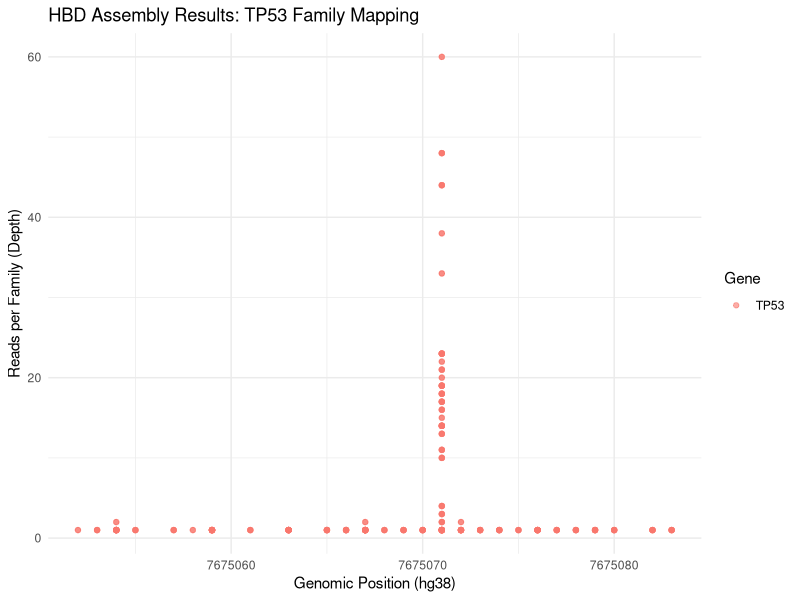
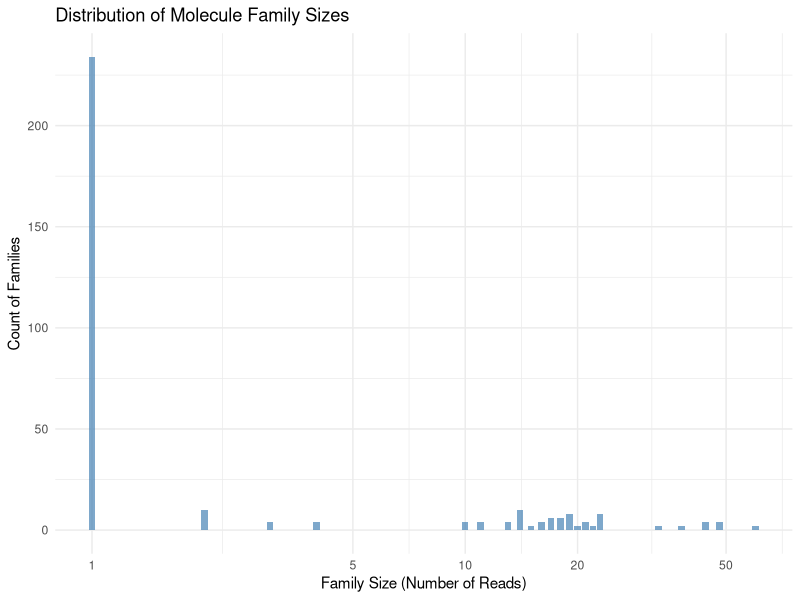

Source code (R) for these figures, in order:
# 04_visualize.R
library(ggplot2)
library(dplyr)

# 读取HBD组装结果
df <- read.csv("hbd_final_assembly_report.csv")

# 绘制散点图：展示每个家族的坐标位置与丰度
p1 <- ggplot(df, aes(x=Pos, y=ReadCount, color=Gene)) +
  geom_point(alpha=0.6) +
  theme_minimal() +
  labs(title="HBD Assembly Results: TP53 Family Mapping",
       x="Genomic Position (hg38)", y="Reads per Family (Depth)")

ggsave("hbd_assembly_map.pdf", p1)

# 读取分子家族大小分布数据
family_dist <- read.table("molecule_family_distribution.txt", header=TRUE)

# 绘制分子家族大小分布直方图
p2 <- ggplot(family_dist, aes(x=FamilySize, y=Count)) +
  geom_bar(stat="identity", fill="steelblue", alpha=0.7) +
  theme_minimal() +
  scale_x_continuous(trans='log10', breaks=c(1, 5, 10, 20, 50, 100, 200)) +
  labs(title="Distribution of Molecule Family Sizes",
       x="Family Size (Number of Reads)", y="Count of Families")

ggsave("molecule_family_distribution_plot.pdf", p2)

# 输出统计摘要
cat("Analysis Summary:\n")
cat("Total number of unique molecules:", nrow(df), "\n")
cat("Average reads per family:", round(mean(df$ReadCount), 2), "\n")
cat("Median reads per family:", median(df$ReadCount), "\n")
cat("Max reads per family:", max(df$ReadCount), "\n")